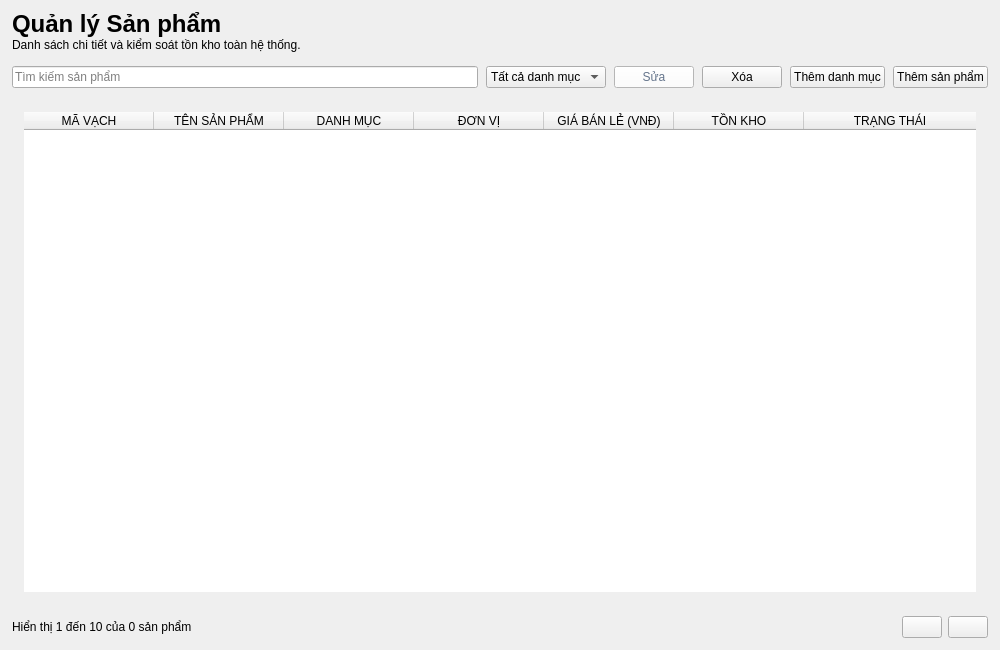
<?xml version="1.0" encoding="UTF-8"?>
<ui version="4.0">
 <class>ProductsTab</class>
 <widget class="QWidget" name="ProductsTab">
  <property name="geometry">
   <rect>
    <x>0</x>
    <y>0</y>
    <width>1000</width>
    <height>650</height>
   </rect>
  </property>
  <property name="windowTitle">
   <string>Quản lý Sản phẩm</string>
  </property>
  <property name="styleSheet">
   <string notr="true">QWidget#ProductsTab {
    background-color: #f1f5f9;
    color: #0f172a;
    font-family: &quot;Segoe UI&quot;, Arial, sans-serif;
}
QWidget {
    font-family: &quot;Segoe UI&quot;, Arial, sans-serif;
}
QLabel {
    background-color: transparent;
    border: none;
    color: #0f172a;
}

QLineEdit,
QComboBox,
QDateEdit,
QSpinBox,
QDoubleSpinBox {
    background-color: #ffffff;
    border: 1px solid #e2e8f0;
    border-radius: 8px;
    padding: 0px 12px;
    min-height: 38px;
    font-size: 13px;
    color: #0f172a;
    selection-background-color: #1d4ed8;
    selection-color: #ffffff;
}
QTextEdit {
    background-color: #ffffff;
    border: 1px solid #e2e8f0;
    border-radius: 8px;
    padding: 8px 10px;
    font-size: 13px;
    color: #0f172a;
    selection-background-color: #1d4ed8;
    selection-color: #ffffff;
}
QLineEdit:hover,
QComboBox:hover,
QDateEdit:hover,
QSpinBox:hover,
QDoubleSpinBox:hover,
QTextEdit:hover {
    border: 1px solid #cbd5e1;
}
QLineEdit:focus,
QComboBox:focus,
QDateEdit:focus,
QSpinBox:focus,
QDoubleSpinBox:focus,
QTextEdit:focus {
    border: 1px solid #1d4ed8;
}
QLineEdit:disabled,
QComboBox:disabled,
QDateEdit:disabled,
QSpinBox:disabled,
QDoubleSpinBox:disabled {
    background-color: #f8fafc;
    color: #94a3b8;
}
QComboBox::drop-down {
    subcontrol-origin: padding;
    subcontrol-position: center right;
    border: none;
    background-color: transparent;
    width: 26px;
}
QComboBox::down-arrow {
    image: url(assets/images/chevron-down.png);
    width: 10px;
    height: 10px;
}
QComboBox::down-arrow:on {
    image: url(assets/images/chevron-up.png);
}
QComboBox QAbstractItemView {
    background-color: #ffffff;
    border: 1px solid #e2e8f0;
    border-radius: 8px;
    padding: 4px;
    outline: none;
    selection-background-color: #eff6ff;
    selection-color: #1d4ed8;
}
QSpinBox::up-button,
QSpinBox::down-button,
QDoubleSpinBox::up-button,
QDoubleSpinBox::down-button,
QDateEdit::up-button,
QDateEdit::down-button {
    subcontrol-origin: border;
    width: 20px;
    border: none;
    background-color: transparent;
}
QSpinBox::up-button,
QDoubleSpinBox::up-button,
QDateEdit::up-button {
    subcontrol-position: top right;
}
QSpinBox::down-button,
QDoubleSpinBox::down-button,
QDateEdit::down-button {
    subcontrol-position: bottom right;
}
QSpinBox::up-button:hover,
QSpinBox::down-button:hover,
QDoubleSpinBox::up-button:hover,
QDoubleSpinBox::down-button:hover,
QDateEdit::up-button:hover,
QDateEdit::down-button:hover {
    background-color: #f1f5f9;
}
QSpinBox::up-arrow,
QDoubleSpinBox::up-arrow,
QDateEdit::up-arrow {
    image: url(assets/images/chevron-up.png);
    width: 9px;
    height: 9px;
}
QSpinBox::down-arrow,
QDoubleSpinBox::down-arrow,
QDateEdit::down-arrow {
    image: url(assets/images/chevron-down.png);
    width: 9px;
    height: 9px;
}
QCheckBox {
    background-color: transparent;
    color: #334155;
    font-size: 13px;
    font-weight: bold;
    spacing: 8px;
}
QCheckBox::indicator {
    width: 16px;
    height: 16px;
    border: 1px solid #cbd5e1;
    border-radius: 4px;
    background-color: #ffffff;
}
QCheckBox::indicator:hover {
    border: 1px solid #1d4ed8;
}
QCheckBox::indicator:checked {
    background-color: #1d4ed8;
    border: 1px solid #1d4ed8;
}

QPushButton {
    background-color: #ffffff;
    color: #64748b;
    border: 1px solid #e2e8f0;
    border-radius: 8px;
    padding: 0px 16px;
    min-height: 38px;
    font-size: 12px;
    font-weight: bold;
}
QPushButton:hover {
    background-color: #eff6ff;
    color: #1d4ed8;
    border: 1px solid #1d4ed8;
}
QPushButton:pressed {
    background-color: #dbeafe;
}
QPushButton:disabled {
    background-color: #f8fafc;
    color: #cbd5e1;
    border: 1px solid #e2e8f0;
}
QPushButton#RowActionButton {
    background-color: transparent;
    border: none;
    border-radius: 6px;
    padding: 0px;
    min-width: 28px;
    max-width: 28px;
    min-height: 28px;
    max-height: 28px;
}
QPushButton#RowActionButton:hover {
    background-color: #eff6ff;
}
QPushButton#RowActionButton:pressed {
    background-color: #dbeafe;
}

QTableWidget {
    background-color: transparent;
    border: none;
    gridline-color: #f1f5f9;
    font-size: 13px;
    color: #334155;
    outline: none;
}
QTableWidget::item {
    padding: 8px;
    border-bottom: 1px solid #f1f5f9;
}
QTableWidget::item:selected {
    background-color: #eff6ff;
    color: #1d4ed8;
}
QHeaderView {
    background-color: #f8fafc;
    border: none;
    border-bottom: 1px solid #e2e8f0;
}
QHeaderView::section {
    background-color: #f8fafc;
    color: #64748b;
    font-size: 11px;
    font-weight: 700;
    padding: 10px 8px;
    border: none;
    border-bottom: 1px solid #e2e8f0;
}
QTableCornerButton::section {
    background-color: #f8fafc;
    border: none;
}

QLabel[badge=&quot;info&quot;] {
    background-color: #dbeafe;
    color: #1d4ed8;
    border-radius: 6px;
    padding: 3px 10px;
    font-size: 11px;
    font-weight: 700;
}
QLabel[badge=&quot;success&quot;] {
    background-color: #d1fae5;
    color: #059669;
    border-radius: 6px;
    padding: 3px 10px;
    font-size: 11px;
    font-weight: 700;
}
QLabel[badge=&quot;warning&quot;] {
    background-color: #ffedd5;
    color: #ea580c;
    border-radius: 6px;
    padding: 3px 10px;
    font-size: 11px;
    font-weight: 700;
}
QLabel[badge=&quot;danger&quot;] {
    background-color: #fee2e2;
    color: #dc2626;
    border-radius: 6px;
    padding: 3px 10px;
    font-size: 11px;
    font-weight: 700;
}
QLabel[badge=&quot;neutral&quot;] {
    background-color: #e2e8f0;
    color: #64748b;
    border-radius: 6px;
    padding: 3px 10px;
    font-size: 11px;
    font-weight: 700;
}
QLabel[badge=&quot;violet&quot;] {
    background-color: #ede9fe;
    color: #6d28d9;
    border-radius: 6px;
    padding: 3px 10px;
    font-size: 11px;
    font-weight: 700;
}
QLabel[trend=&quot;up&quot;] {
    background-color: #ecfdf5;
    color: #059669;
    border-radius: 4px;
    padding: 2px 6px;
    font-size: 11px;
    font-weight: 700;
}
QLabel[trend=&quot;down&quot;] {
    background-color: #fef2f2;
    color: #dc2626;
    border-radius: 4px;
    padding: 2px 6px;
    font-size: 11px;
    font-weight: 700;
}
QLabel[trend=&quot;flat&quot;] {
    background-color: #f1f5f9;
    color: #64748b;
    border-radius: 4px;
    padding: 2px 6px;
    font-size: 11px;
    font-weight: 700;
}
QLabel[state=&quot;up&quot;] {
    color: #10b981;
    font-weight: bold;
}
QLabel[state=&quot;down&quot;] {
    color: #ef4444;
    font-weight: bold;
}
QLabel[state=&quot;flat&quot;] {
    color: #64748b;
    font-weight: bold;
}
QLabel[state=&quot;warning&quot;] {
    color: #eab308;
    font-weight: bold;
}
QLabel[state=&quot;safe&quot;] {
    color: #10b981;
}

QScrollArea {
    background-color: transparent;
    border: none;
}
QScrollArea &gt; QWidget &gt; QWidget {
    background-color: transparent;
}
QAbstractScrollArea::viewport {
    background-color: transparent;
}
QScrollBar:vertical {
    background-color: transparent;
    width: 10px;
    margin: 0px;
    border: none;
}
QScrollBar::handle:vertical {
    background-color: #cbd5e1;
    min-height: 35px;
    border-radius: 5px;
}
QScrollBar::handle:vertical:hover {
    background-color: #94a3b8;
}
QScrollBar::handle:vertical:pressed {
    background-color: #64748b;
}
QScrollBar::add-line:vertical,
QScrollBar::sub-line:vertical {
    height: 0px;
    width: 0px;
    background: transparent;
    border: none;
}
QScrollBar::up-arrow:vertical,
QScrollBar::down-arrow:vertical {
    width: 0px;
    height: 0px;
    background: transparent;
    border: none;
}
QScrollBar::add-page:vertical,
QScrollBar::sub-page:vertical {
    background: transparent;
}
QScrollBar:horizontal {
    background-color: transparent;
    height: 10px;
    margin: 0px;
    border: none;
}
QScrollBar::handle:horizontal {
    background-color: #cbd5e1;
    min-width: 35px;
    border-radius: 5px;
}
QScrollBar::handle:horizontal:hover {
    background-color: #94a3b8;
}
QScrollBar::handle:horizontal:pressed {
    background-color: #64748b;
}
QScrollBar::add-line:horizontal,
QScrollBar::sub-line:horizontal {
    width: 0px;
    height: 0px;
    background: transparent;
    border: none;
}
QScrollBar::left-arrow:horizontal,
QScrollBar::right-arrow:horizontal {
    width: 0px;
    height: 0px;
    background: transparent;
    border: none;
}
QScrollBar::add-page:horizontal,
QScrollBar::sub-page:horizontal {
    background: transparent;
}

QMenu {
    background-color: #ffffff;
    border: 1px solid #e2e8f0;
    border-radius: 8px;
    padding: 6px;
}
QMenu::item {
    background-color: transparent;
    color: #334155;
    border-radius: 6px;
    padding: 7px 18px;
    font-size: 13px;
}
QMenu::item:selected {
    background-color: #eff6ff;
    color: #1d4ed8;
}
QMenu::separator {
    height: 1px;
    background-color: #e2e8f0;
    margin: 6px 4px;
}

QFrame#frameHeader,
QFrame#frameToolbar,
QFrame#framePagination {
    background-color: transparent;
    border: none;
}

QFrame#frameTable {
    background-color: #ffffff;
    border: 1px solid #e2e8f0;
    border-radius: 14px;
}

QLabel#lblTitle {
    color: #0f172a;
    padding: 0px;
    margin: 0px;
}

QLabel#lblSubtitle {
    color: #6b7280;
    font-size: 12px;
    font-weight: normal;
    margin-top: 4px;
}

QPushButton#btnAdd {
    background-color: #1d4ed8;
    color: #ffffff;
    border: none;
    border-radius: 8px;
    padding: 0px 20px;
    min-height: 38px;
    font-size: 13px;
    font-weight: 700;
}
QPushButton#btnAdd:hover {
    background-color: #1e3a8a;
}
QPushButton#btnAdd:pressed {
    background-color: #1e40af;
}
QPushButton#btnAdd:disabled {
    background-color: #cbd5e1;
    color: #f8fafc;
}

QPushButton#btnDelete {
    background-color: #ffffff;
    color: #64748b;
    border: 1px solid #e2e8f0;
    border-radius: 8px;
    padding: 0px 16px;
    min-height: 38px;
    font-size: 12px;
    font-weight: bold;
}
QPushButton#btnDelete:hover {
    background-color: #fef2f2;
    border: 1px solid #dc2626;
    color: #dc2626;
}
QPushButton#btnDelete:pressed {
    background-color: #fee2e2;
    border: 1px solid #dc2626;
    color: #dc2626;
}
QPushButton#btnDelete:disabled {
    background-color: #f8fafc;
    color: #cbd5e1;
    border: 1px solid #e2e8f0;
}

QLabel#lblPage {
    color: #64748b;
    font-size: 12px;
}

QPushButton#btnPrev,
QPushButton#btnNext {
    background-color: #ffffff;
    color: #334155;
    border: 1px solid #e2e8f0;
    border-radius: 8px;
    min-width: 34px;
    max-width: 34px;
    min-height: 32px;
    max-height: 32px;
    padding: 0px;
    font-size: 14px;
    font-weight: bold;
}
QPushButton#btnPrev:hover,
QPushButton#btnNext:hover {
    background-color: #eff6ff;
    border: 1px solid #1d4ed8;
    color: #1d4ed8;
}
QPushButton#btnPrev:disabled,
QPushButton#btnNext:disabled {
    background-color: #f8fafc;
    border: 1px solid #e2e8f0;
    color: #cbd5e1;
}

QPushButton#PageNumberButton {
    background-color: #ffffff;
    color: #334155;
    border: 1px solid #e2e8f0;
    border-radius: 8px;
    min-width: 32px;
    max-width: 32px;
    min-height: 32px;
    max-height: 32px;
    padding: 0px;
    font-size: 12px;
    font-weight: bold;
}
QPushButton#PageNumberButton:hover {
    background-color: #eff6ff;
    border: 1px solid #1d4ed8;
    color: #1d4ed8;
}
QPushButton#PageNumberButton:checked {
    background-color: #1d4ed8;
    border: 1px solid #1d4ed8;
    color: #ffffff;
}
QPushButton#PageNumberButton:disabled {
    background-color: transparent;
    border: none;
    color: #94a3b8;
}
</string>
  </property>
  <layout class="QVBoxLayout" name="verticalLayout">
   <property name="spacing">
    <number>12</number>
   </property>
   <property name="leftMargin">
    <number>12</number>
   </property>
   <property name="topMargin">
    <number>10</number>
   </property>
   <property name="rightMargin">
    <number>12</number>
   </property>
   <property name="bottomMargin">
    <number>12</number>
   </property>
   <item>
    <widget class="QFrame" name="frameHeader">
     <property name="frameShape">
      <enum>QFrame::Shape::NoFrame</enum>
     </property>
     <layout class="QVBoxLayout" name="verticalLayout_2">
      <property name="spacing">
       <number>0</number>
      </property>
      <property name="leftMargin">
       <number>0</number>
      </property>
      <property name="topMargin">
       <number>0</number>
      </property>
      <property name="rightMargin">
       <number>0</number>
      </property>
      <property name="bottomMargin">
       <number>2</number>
      </property>
      <item>
       <widget class="QLabel" name="lblTitle">
        <property name="font">
         <font>
          <family>Segoe UI</family>
          <pointsize>18</pointsize>
          <bold>true</bold>
         </font>
        </property>
        <property name="text">
         <string>Quản lý Sản phẩm</string>
        </property>
       </widget>
      </item>
      <item>
       <widget class="QLabel" name="lblSubtitle">
        <property name="text">
         <string>Danh sách chi tiết và kiểm soát tồn kho toàn hệ thống.</string>
        </property>
       </widget>
      </item>
     </layout>
    </widget>
   </item>
   <item>
    <widget class="QFrame" name="frameToolbar">
     <property name="frameShape">
      <enum>QFrame::Shape::NoFrame</enum>
     </property>
     <layout class="QHBoxLayout" name="horizontalLayout_3">
      <property name="spacing">
       <number>8</number>
      </property>
      <property name="leftMargin">
       <number>0</number>
      </property>
      <property name="topMargin">
       <number>0</number>
      </property>
      <property name="rightMargin">
       <number>0</number>
      </property>
      <property name="bottomMargin">
       <number>0</number>
      </property>
      <item>
       <widget class="QLineEdit" name="edtSearch">
        <property name="placeholderText">
         <string>Tìm kiếm sản phẩm</string>
        </property>
        <property name="clearButtonEnabled">
         <bool>true</bool>
        </property>
       </widget>
      </item>
      <item>
       <widget class="QComboBox" name="cboCategory">
        <property name="cursor">
         <cursorShape>PointingHandCursor</cursorShape>
        </property>
        <item>
         <property name="text">
          <string>Tất cả danh mục</string>
         </property>
        </item>
       </widget>
      </item>
      <item>
       <widget class="QPushButton" name="btnEdit">
        <property name="palette">
         <palette>
          <active>
           <colorrole role="WindowText">
            <brush brushstyle="SolidPattern">
             <color alpha="255">
              <red>100</red>
              <green>116</green>
              <blue>139</blue>
             </color>
            </brush>
           </colorrole>
           <colorrole role="Button">
            <brush brushstyle="SolidPattern">
             <color alpha="255">
              <red>255</red>
              <green>255</green>
              <blue>255</blue>
             </color>
            </brush>
           </colorrole>
           <colorrole role="Text">
            <brush brushstyle="SolidPattern">
             <color alpha="255">
              <red>100</red>
              <green>116</green>
              <blue>139</blue>
             </color>
            </brush>
           </colorrole>
           <colorrole role="ButtonText">
            <brush brushstyle="SolidPattern">
             <color alpha="255">
              <red>100</red>
              <green>116</green>
              <blue>139</blue>
             </color>
            </brush>
           </colorrole>
           <colorrole role="Base">
            <brush brushstyle="SolidPattern">
             <color alpha="255">
              <red>255</red>
              <green>255</green>
              <blue>255</blue>
             </color>
            </brush>
           </colorrole>
           <colorrole role="Window">
            <brush brushstyle="SolidPattern">
             <color alpha="255">
              <red>255</red>
              <green>255</green>
              <blue>255</blue>
             </color>
            </brush>
           </colorrole>
           <colorrole role="PlaceholderText">
            <brush brushstyle="SolidPattern">
             <color alpha="128">
              <red>100</red>
              <green>116</green>
              <blue>139</blue>
             </color>
            </brush>
           </colorrole>
          </active>
          <inactive>
           <colorrole role="WindowText">
            <brush brushstyle="SolidPattern">
             <color alpha="255">
              <red>100</red>
              <green>116</green>
              <blue>139</blue>
             </color>
            </brush>
           </colorrole>
           <colorrole role="Button">
            <brush brushstyle="SolidPattern">
             <color alpha="255">
              <red>255</red>
              <green>255</green>
              <blue>255</blue>
             </color>
            </brush>
           </colorrole>
           <colorrole role="Text">
            <brush brushstyle="SolidPattern">
             <color alpha="255">
              <red>100</red>
              <green>116</green>
              <blue>139</blue>
             </color>
            </brush>
           </colorrole>
           <colorrole role="ButtonText">
            <brush brushstyle="SolidPattern">
             <color alpha="255">
              <red>100</red>
              <green>116</green>
              <blue>139</blue>
             </color>
            </brush>
           </colorrole>
           <colorrole role="Base">
            <brush brushstyle="SolidPattern">
             <color alpha="255">
              <red>255</red>
              <green>255</green>
              <blue>255</blue>
             </color>
            </brush>
           </colorrole>
           <colorrole role="Window">
            <brush brushstyle="SolidPattern">
             <color alpha="255">
              <red>255</red>
              <green>255</green>
              <blue>255</blue>
             </color>
            </brush>
           </colorrole>
           <colorrole role="PlaceholderText">
            <brush brushstyle="SolidPattern">
             <color alpha="128">
              <red>100</red>
              <green>116</green>
              <blue>139</blue>
             </color>
            </brush>
           </colorrole>
          </inactive>
          <disabled>
           <colorrole role="WindowText">
            <brush brushstyle="SolidPattern">
             <color alpha="255">
              <red>203</red>
              <green>213</green>
              <blue>225</blue>
             </color>
            </brush>
           </colorrole>
           <colorrole role="Button">
            <brush brushstyle="SolidPattern">
             <color alpha="255">
              <red>248</red>
              <green>250</green>
              <blue>252</blue>
             </color>
            </brush>
           </colorrole>
           <colorrole role="Text">
            <brush brushstyle="SolidPattern">
             <color alpha="255">
              <red>203</red>
              <green>213</green>
              <blue>225</blue>
             </color>
            </brush>
           </colorrole>
           <colorrole role="ButtonText">
            <brush brushstyle="SolidPattern">
             <color alpha="255">
              <red>203</red>
              <green>213</green>
              <blue>225</blue>
             </color>
            </brush>
           </colorrole>
           <colorrole role="Base">
            <brush brushstyle="SolidPattern">
             <color alpha="255">
              <red>248</red>
              <green>250</green>
              <blue>252</blue>
             </color>
            </brush>
           </colorrole>
           <colorrole role="Window">
            <brush brushstyle="SolidPattern">
             <color alpha="255">
              <red>248</red>
              <green>250</green>
              <blue>252</blue>
             </color>
            </brush>
           </colorrole>
           <colorrole role="PlaceholderText">
            <brush brushstyle="SolidPattern">
             <color alpha="128">
              <red>203</red>
              <green>213</green>
              <blue>225</blue>
             </color>
            </brush>
           </colorrole>
          </disabled>
         </palette>
        </property>
        <property name="cursor">
         <cursorShape>PointingHandCursor</cursorShape>
        </property>
        <property name="styleSheet">
         <string notr="true"/>
        </property>
        <property name="text">
         <string>Sửa</string>
        </property>
        <property name="iconName" stdset="0">
         <string>edit</string>
        </property>
        <property name="iconColor" stdset="0">
         <string>default</string>
        </property>
       </widget>
      </item>
      <item>
       <widget class="QPushButton" name="btnDelete">
        <property name="cursor">
         <cursorShape>PointingHandCursor</cursorShape>
        </property>
        <property name="text">
         <string>Xóa</string>
        </property>
        <property name="iconName" stdset="0">
         <string>delete</string>
        </property>
        <property name="iconColor" stdset="0">
         <string>default</string>
        </property>
       </widget>
      </item>
      <item>
       <widget class="QPushButton" name="btnAddCategory">
        <property name="cursor">
         <cursorShape>PointingHandCursor</cursorShape>
        </property>
        <property name="text">
         <string>Thêm danh mục</string>
        </property>
        <property name="iconName" stdset="0">
         <string>add-category</string>
        </property>
        <property name="iconColor" stdset="0">
         <string>default</string>
        </property>
       </widget>
      </item>
      <item>
       <widget class="QPushButton" name="btnAdd">
        <property name="cursor">
         <cursorShape>PointingHandCursor</cursorShape>
        </property>
        <property name="text">
         <string>Thêm sản phẩm</string>
        </property>
        <property name="iconName" stdset="0">
         <string>add</string>
        </property>
        <property name="iconColor" stdset="0">
         <string>on-primary</string>
        </property>
       </widget>
      </item>
     </layout>
    </widget>
   </item>
   <item>
    <widget class="QFrame" name="frameTable">
     <property name="frameShape">
      <enum>QFrame::Shape::NoFrame</enum>
     </property>
     <layout class="QHBoxLayout" name="horizontalLayout_2">
      <property name="spacing">
       <number>0</number>
      </property>
      <property name="leftMargin">
       <number>12</number>
      </property>
      <property name="topMargin">
       <number>12</number>
      </property>
      <property name="rightMargin">
       <number>12</number>
      </property>
      <property name="bottomMargin">
       <number>12</number>
      </property>
      <item>
       <widget class="QTableWidget" name="tblProducts">
        <property name="frameShape">
         <enum>QFrame::Shape::NoFrame</enum>
        </property>
        <property name="editTriggers">
         <set>QAbstractItemView::EditTrigger::NoEditTriggers</set>
        </property>
        <property name="alternatingRowColors">
         <bool>false</bool>
        </property>
        <property name="selectionMode">
         <enum>QAbstractItemView::SelectionMode::SingleSelection</enum>
        </property>
        <property name="selectionBehavior">
         <enum>QAbstractItemView::SelectionBehavior::SelectRows</enum>
        </property>
        <property name="showGrid">
         <bool>false</bool>
        </property>
        <attribute name="horizontalHeaderMinimumSectionSize">
         <number>90</number>
        </attribute>
        <attribute name="horizontalHeaderDefaultSectionSize">
         <number>130</number>
        </attribute>
        <attribute name="horizontalHeaderHighlightSections">
         <bool>false</bool>
        </attribute>
        <attribute name="horizontalHeaderStretchLastSection">
         <bool>true</bool>
        </attribute>
        <attribute name="verticalHeaderVisible">
         <bool>false</bool>
        </attribute>
        <attribute name="verticalHeaderDefaultSectionSize">
         <number>44</number>
        </attribute>
        <column>
         <property name="text">
          <string>MÃ VẠCH</string>
         </property>
        </column>
        <column>
         <property name="text">
          <string>TÊN SẢN PHẨM</string>
         </property>
        </column>
        <column>
         <property name="text">
          <string>DANH MỤC</string>
         </property>
        </column>
        <column>
         <property name="text">
          <string>ĐƠN VỊ</string>
         </property>
        </column>
        <column>
         <property name="text">
          <string>GIÁ BÁN LẺ (VNĐ)</string>
         </property>
        </column>
        <column>
         <property name="text">
          <string>TỒN KHO</string>
         </property>
        </column>
        <column>
         <property name="text">
          <string>TRẠNG THÁI</string>
         </property>
        </column>
       </widget>
      </item>
     </layout>
    </widget>
   </item>
   <item>
    <widget class="QFrame" name="framePagination">
     <property name="frameShape">
      <enum>QFrame::Shape::NoFrame</enum>
     </property>
     <layout class="QHBoxLayout" name="horizontalLayout_4">
      <property name="spacing">
       <number>6</number>
      </property>
      <property name="leftMargin">
       <number>0</number>
      </property>
      <property name="topMargin">
       <number>0</number>
      </property>
      <property name="rightMargin">
       <number>0</number>
      </property>
      <property name="bottomMargin">
       <number>0</number>
      </property>
      <item>
       <widget class="QLabel" name="lblPage">
        <property name="text">
         <string>Hiển thị 1 đến 10 của 0 sản phẩm</string>
        </property>
       </widget>
      </item>
      <item>
       <spacer name="horizontalSpacer">
        <property name="orientation">
         <enum>Qt::Orientation::Horizontal</enum>
        </property>
        <property name="sizeHint" stdset="0">
         <size>
          <width>40</width>
          <height>20</height>
         </size>
        </property>
       </spacer>
      </item>
      <item>
       <widget class="QPushButton" name="btnPrev">
        <property name="cursor">
         <cursorShape>PointingHandCursor</cursorShape>
        </property>
        <property name="text">
         <string/>
        </property>
        <property name="iconName" stdset="0">
         <string>previous</string>
        </property>
        <property name="iconColor" stdset="0">
         <string>default</string>
        </property>
        <property name="iconPx" stdset="0">
         <number>12</number>
        </property>
       </widget>
      </item>
      <item>
       <layout class="QHBoxLayout" name="horizontalLayout_pageNumbers">
        <property name="spacing">
         <number>6</number>
        </property>
       </layout>
      </item>
      <item>
       <widget class="QPushButton" name="btnNext">
        <property name="cursor">
         <cursorShape>PointingHandCursor</cursorShape>
        </property>
        <property name="text">
         <string/>
        </property>
        <property name="iconName" stdset="0">
         <string>next</string>
        </property>
        <property name="iconColor" stdset="0">
         <string>default</string>
        </property>
        <property name="iconPx" stdset="0">
         <number>12</number>
        </property>
       </widget>
      </item>
     </layout>
    </widget>
   </item>
  </layout>
 </widget>
 <resources/>
 <connections/>
</ui>
